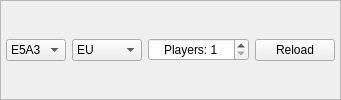
         <widget class="QFrame" name="LeaderBoardInput">
          <property name="frameShape">
           <enum>QFrame::StyledPanel</enum>
          </property>
          <property name="frameShadow">
           <enum>QFrame::Raised</enum>
          </property>
          <layout class="QHBoxLayout" name="horizontalLayout_7">
           <property name="leftMargin">
            <number>5</number>
           </property>
           <property name="topMargin">
            <number>0</number>
           </property>
           <property name="rightMargin">
            <number>5</number>
           </property>
           <property name="bottomMargin">
            <number>0</number>
           </property>
           <item>
            <widget class="QComboBox" name="Act">
             <property name="currentText">
              <string notr="true">E5A3</string>
             </property>
             <item>
              <property name="text">
               <string notr="true">E5A3</string>
              </property>
             </item>
             <item>
              <property name="text">
               <string notr="true">E5A2</string>
              </property>
             </item>
             <item>
              <property name="text">
               <string notr="true">E5A1</string>
              </property>
             </item>
             <item>
              <property name="text">
               <string notr="true">E4A3</string>
              </property>
             </item>
             <item>
              <property name="text">
               <string notr="true">E4A2</string>
              </property>
             </item>
             <item>
              <property name="text">
               <string notr="true">E4A1</string>
              </property>
             </item>
             <item>
              <property name="text">
               <string notr="true">E3A3</string>
              </property>
             </item>
             <item>
              <property name="text">
               <string notr="true">E3A2</string>
              </property>
             </item>
             <item>
              <property name="text">
               <string notr="true">E3A1</string>
              </property>
             </item>
             <item>
              <property name="text">
               <string notr="true">E2A3</string>
              </property>
             </item>
             <item>
              <property name="text">
               <string notr="true">E2A2</string>
              </property>
             </item>
             <item>
              <property name="text">
               <string notr="true">E2A2</string>
              </property>
             </item>
            </widget>
           </item>
           <item>
            <widget class="QComboBox" name="LeaderBoardRegion">
             <property name="enabled">
              <bool>true</bool>
             </property>
             <property name="layoutDirection">
              <enum>Qt::LeftToRight</enum>
             </property>
             <property name="currentText">
              <string notr="true">EU</string>
             </property>
             <property name="currentIndex">
              <number>0</number>
             </property>
             <property name="maxVisibleItems">
              <number>6</number>
             </property>
             <property name="maxCount">
              <number>6</number>
             </property>
             <property name="duplicatesEnabled">
              <bool>false</bool>
             </property>
             <item>
              <property name="text">
               <string notr="true">EU</string>
              </property>
             </item>
             <item>
              <property name="text">
               <string notr="true">NA</string>
              </property>
             </item>
             <item>
              <property name="text">
               <string notr="true">KR</string>
              </property>
             </item>
             <item>
              <property name="text">
               <string notr="true">AP</string>
              </property>
             </item>
             <item>
              <property name="text">
               <string notr="true">LATAM</string>
              </property>
             </item>
             <item>
              <property name="text">
               <string notr="true">BR</string>
              </property>
             </item>
            </widget>
           </item>
           <item>
            <widget class="QSpinBox" name="spinBox">
             <property name="wrapping">
              <bool>false</bool>
             </property>
             <property name="frame">
              <bool>true</bool>
             </property>
             <property name="alignment">
              <set>Qt::AlignCenter</set>
             </property>
             <property name="buttonSymbols">
              <enum>QAbstractSpinBox::UpDownArrows</enum>
             </property>
             <property name="specialValueText">
              <string/>
             </property>
             <property name="showGroupSeparator" stdset="0">
              <bool>false</bool>
             </property>
             <property name="suffix">
              <string/>
             </property>
             <property name="prefix">
              <string>Players: </string>
             </property>
             <property name="minimum">
              <number>1</number>
             </property>
             <property name="maximum">
              <number>3000</number>
             </property>
            </widget>
           </item>
           <item>
            <widget class="QPushButton" name="Reload">
             <property name="text">
              <string notr="true">Reload</string>
             </property>
             <property name="default">
              <bool>false</bool>
             </property>
             <property name="flat">
              <bool>false</bool>
             </property>
            </widget>
           </item>
          </layout>
         </widget>
